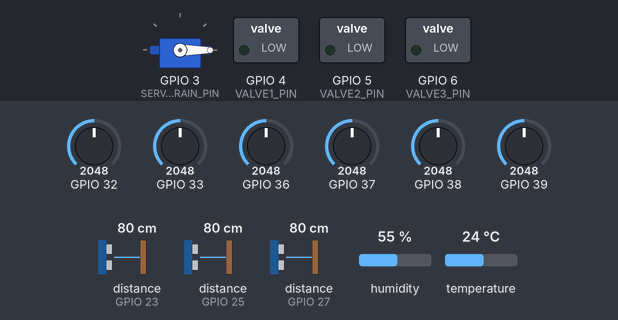
Recording of a sketch running on a simulated ESP32. Shown: servo, switched loads named in the sketch (green lamp = pin HIGH). Wiring (inferred from the names in the program): 3 × ultrasonic range finder: trigger GPIO 22, echo GPIO 23 / trigger GPIO 24, echo GPIO 25 / trigger GPIO 26, echo GPIO 27. The test bench sets the inputs (shaded band); at power-on: distance to the obstacle (sensors on GPIO 23, GPIO 25, GPIO 27) 80 cm, GPIO 32 = 2048, GPIO 33 = 2048, GPIO 36 = 2048, GPIO 37 = 2048, GPIO 38 = 2048, GPIO 39 = 2048, humidity 55 %, temperature 24 °C. The echo pulse lasts 58.3 µs per cm; pins used as bus, display or sensor lines are not drawn.

Above: at 1.2 s.
1.3 s: distance to the obstacle (sensor on GPIO 23) set to 22 cm
At 2.3 s:
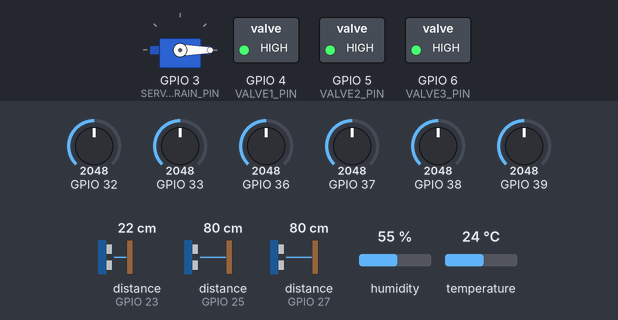
3.5 s: distance to the obstacle (sensor on GPIO 23) set to 18 cm
At 4.6 s:
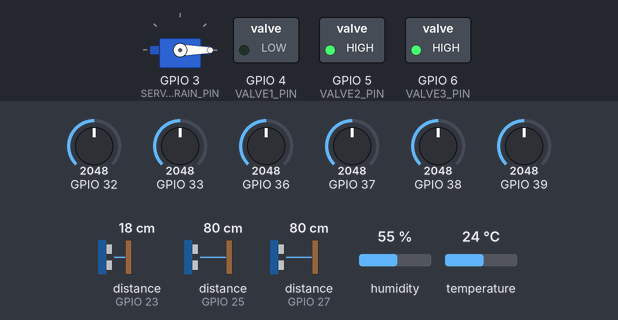
5.5 s: distance to the obstacle (sensor on GPIO 25) set to 22 cm
7.2 s: distance to the obstacle (sensor on GPIO 25) set to 18 cm
At 8.7 s:
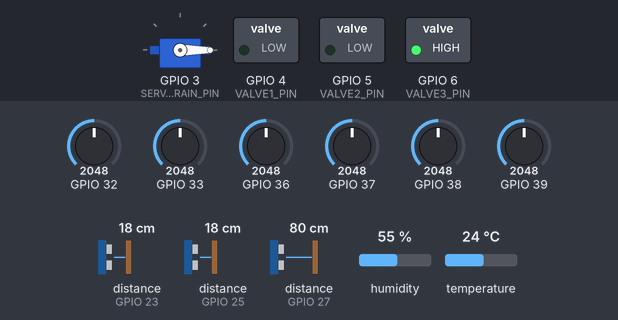
9.5 s: distance to the obstacle (sensor on GPIO 27) set to 23 cm
11.2 s: distance to the obstacle (sensor on GPIO 27) set to 18 cm
At 12.8 s:
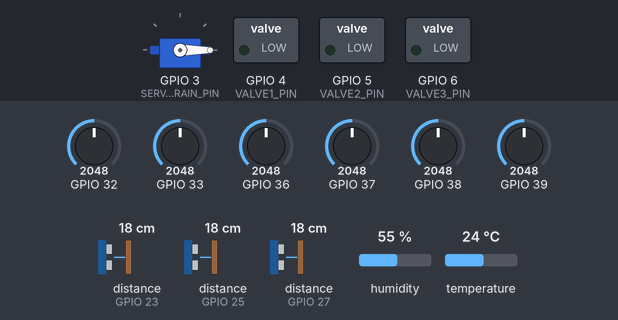
Timing chart, 0 to 14.3 s (numbered marks = the images above; inputs shaded):
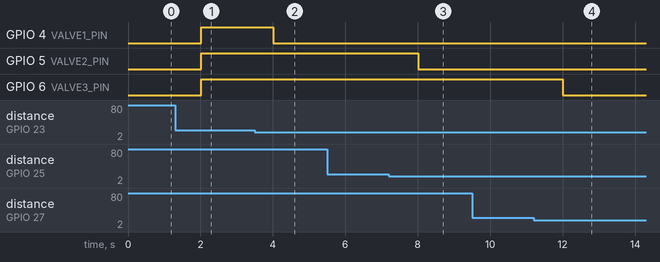

Measured:
- the behaviour switches between 21 and 20 cm on distance to the obstacle (sensor on GPIO 23) (found by bisection; images 1 and 2)
- the behaviour switches between 21 and 20 cm on distance to the obstacle (sensor on GPIO 25) (found by bisection; images 2 and 3)
- the behaviour switches between 21 and 20 cm on distance to the obstacle (sensor on GPIO 27) (found by bisection; images 3 and 4)
- after the input at 3.5 s, GPIO 4 (VALVE1_PIN): HIGH → LOW after 0.51 s
- after the input at 5.5 s, every drawn part: stays the same
- after the input at 7.2 s, GPIO 5 (VALVE2_PIN): HIGH → LOW after 0.81 s
- after the input at 9.5 s, every drawn part: stays the same
- after the input at 11.2 s, GPIO 6 (VALVE3_PIN): HIGH → LOW after 0.81 s

The sketch:

Arduino_Mega_Controller.ino
```cpp
#include <Servo.h>
#include <DHT.h>
#include <ArduinoJson.h>

// --- PIN DEFINITIONS ---
#define DHTPIN 2
#define DHTTYPE DHT22

#define SERVO_DRAIN_PIN 3

#define VALVE1_PIN 4
#define VALVE2_PIN 5
#define VALVE3_PIN 6

// Ultrasonic Sensors (Trigger & Echo)
#define TRIG1 22
#define ECHO1 23
#define TRIG2 24
#define ECHO2 25
#define TRIG3 26
#define ECHO3 27

// Analog Soil Moisture Sensors (2 per zone)
#define SOIL1_A A0
#define SOIL1_B A1
#define SOIL2_A A2
#define SOIL2_B A3
#define SOIL3_A A4
#define SOIL3_B A5

// --- SENSOR THRESHOLDS ---
const float TARGET_WATER_LEVEL_P1 = 10.0; // Desired water level in Phase 1 (cm)
const float MOISTURE_THRESHOLD_P2 = 40.0; // Target moisture percentage in Phase 2 (%)
const float MOISTURE_DRY_P3 = 15.0;       // Target dry threshold in Phase 3 (%)

// Calibration bounds for Analog Soil Moisture Sensors
const int SOIL_DRY_RAW = 850;
const int SOIL_WET_RAW = 350;

// Tank Depth for Ultrasonic Calculation
const float TANK_DEPTH_CM = 30.0;

// --- HARDWARE OBJECTS ---
DHT dht(DHTPIN, DHTTYPE);
Servo drainServo;

// --- SYSTEM STATE ---
int mode = 0;       // 0 = AUTOMATIC, 1 = MANUAL
int phase = 1;      // 1, 2, or 3

int man_v1 = 0, man_v2 = 0, man_v3 = 0, man_drain = 0;

bool state_v1 = false;
bool state_v2 = false;
bool state_v3 = false;
bool state_drain = false;

// Sensor Readings
float sm1 = 0, sm2 = 0, sm3 = 0;
float wl1 = 0, wl2 = 0, wl3 = 0;
float tempVal = 0, humVal = 0;

unsigned long lastSensorRead = 0;
unsigned long lastSerialSend = 0;

void setup() {
  Serial.begin(115200);      // USB Serial Debug
  Serial2.begin(115200);     // Serial2 to ESP32 (TX2 Pin 16 / RX2 Pin 17)

  pinMode(VALVE1_PIN, OUTPUT);
  pinMode(VALVE2_PIN, OUTPUT);
  pinMode(VALVE3_PIN, OUTPUT);
  digitalWrite(VALVE1_PIN, LOW);
  digitalWrite(VALVE2_PIN, LOW);
  digitalWrite(VALVE3_PIN, LOW);

  pinMode(TRIG1, OUTPUT); pinMode(ECHO1, INPUT);
  pinMode(TRIG2, OUTPUT); pinMode(ECHO2, INPUT);
  pinMode(TRIG3, OUTPUT); pinMode(ECHO3, INPUT);

  drainServo.attach(SERVO_DRAIN_PIN);
  drainServo.write(0); // Closed

  dht.begin();
}

void loop() {
  readIncomingCommands();

  if (millis() - lastSensorRead >= 2000) {
    lastSensorRead = millis();
    readSensors();
    executeLogic();
  }

  if (millis() - lastSerialSend >= 2000) {
    lastSerialSend = millis();
    sendTelemetryToESP();
  }
}

// --- HELPER FUNCTIONS ---
float readSoilMoisturePercent(int pin) {
  int raw = analogRead(pin);
  float pct = map(raw, SOIL_DRY_RAW, SOIL_WET_RAW, 0, 100);
  return constrain(pct, 0.0, 100.0);
}

float readUltrasonicWaterLevel(int trigPin, int echoPin) {
  digitalWrite(trigPin, LOW);
  delayMicroseconds(2);
  digitalWrite(trigPin, HIGH);
  delayMicroseconds(10);
  digitalWrite(trigPin, LOW);

  long duration = pulseIn(echoPin, HIGH, 30000);
  if (duration == 0) return 0.0;
  float distanceCm = (duration * 0.0343) / 2.0;
  float level = TANK_DEPTH_CM - distanceCm;
  return max(level, 0.0f);
}

void readSensors() {
  sm1 = (readSoilMoisturePercent(SOIL1_A) + readSoilMoisturePercent(SOIL1_B)) / 2.0;
  sm2 = (readSoilMoisturePercent(SOIL2_A) + readSoilMoisturePercent(SOIL2_B)) / 2.0;
  sm3 = (readSoilMoisturePercent(SOIL3_A) + readSoilMoisturePercent(SOIL3_B)) / 2.0;

  wl1 = readUltrasonicWaterLevel(TRIG1, ECHO1);
  wl2 = readUltrasonicWaterLevel(TRIG2, ECHO2);
  wl3 = readUltrasonicWaterLevel(TRIG3, ECHO3);

  float t = dht.readTemperature();
  float h = dht.readHumidity();
  if (!isnan(t)) tempVal = t;
  if (!isnan(h)) humVal = h;
}

void executeLogic() {
  if (mode == 1) { // MANUAL OVERRIDE
    state_v1 = (man_v1 == 1);
    state_v2 = (man_v2 == 1);
    state_v3 = (man_v3 == 1);
    state_drain = (man_drain == 1);
  } else {        // AUTOMATIC CONTROL
    if (phase == 1) {
      // Phase 1: Maintain water level across 3 zones & open drain on overflow
      state_v1 = (wl1 < TARGET_WATER_LEVEL_P1);
      state_v2 = (wl2 < TARGET_WATER_LEVEL_P1);
      state_v3 = (wl3 < TARGET_WATER_LEVEL_P1);

      if (wl1 > (TARGET_WATER_LEVEL_P1 + 2.0) ||
          wl2 > (TARGET_WATER_LEVEL_P1 + 2.0) ||
          wl3 > (TARGET_WATER_LEVEL_P1 + 2.0)) {
        state_drain = true;
      } else {
        state_drain = false;
      }
    }
    else if (phase == 2) {
      // Phase 2: Maintain soil moisture without standing water
      state_drain = false;
      state_v1 = (sm1 < MOISTURE_THRESHOLD_P2);
      state_v2 = (sm2 < MOISTURE_THRESHOLD_P2);
      state_v3 = (sm3 < MOISTURE_THRESHOLD_P2);
    }
    else if (phase == 3) {
      // Phase 3: Total drain & dry out
      state_drain = true;
      state_v1 = false;
      state_v2 = false;
      state_v3 = false;
    }
  }

  // Actuate Output Hardware
  digitalWrite(VALVE1_PIN, state_v1 ? HIGH : LOW);
  digitalWrite(VALVE2_PIN, state_v2 ? HIGH : LOW);
  digitalWrite(VALVE3_PIN, state_v3 ? HIGH : LOW);
  drainServo.write(state_drain ? 90 : 0);
}

void readIncomingCommands() {
  if (Serial2.available()) {
    StaticJsonDocument<256> doc;
    DeserializationError error = deserializeJson(doc, Serial2);
    if (!error) {
      if (doc.containsKey("mode")) mode = doc["mode"];
      if (doc.containsKey("phase")) phase = doc["phase"];
      if (doc.containsKey("man_v1")) man_v1 = doc["man_v1"];
      if (doc.containsKey("man_v2")) man_v2 = doc["man_v2"];
      if (doc.containsKey("man_v3")) man_v3 = doc["man_v3"];
      if (doc.containsKey("man_drain")) man_drain = doc["man_drain"];
    }
  }
}

void sendTelemetryToESP() {
  StaticJsonDocument<384> doc;
  doc["z1_sm"] = sm1; doc["z2_sm"] = sm2; doc["z3_sm"] = sm3;
  doc["z1_wl"] = wl1; doc["z2_wl"] = wl2; doc["z3_wl"] = wl3;
  doc["temp"] = tempVal; doc["hum"] = humVal;
  doc["phase"] = phase; doc["mode"] = mode;
  doc["v1"] = state_v1 ? 1 : 0;
  doc["v2"] = state_v2 ? 1 : 0;
  doc["v3"] = state_v3 ? 1 : 0;
  doc["drain"] = state_drain ? 1 : 0;

  serializeJson(doc, Serial2);
  Serial2.println();
}
```
